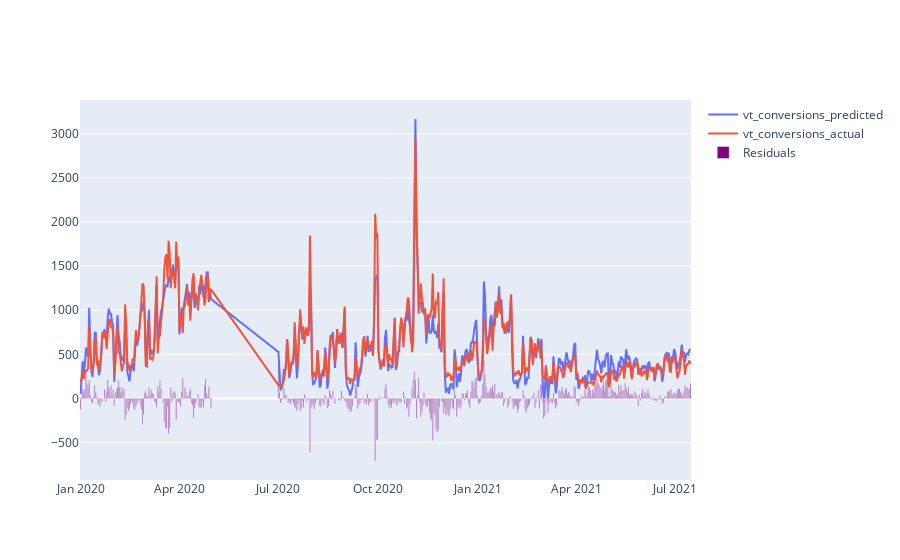

Notebook code cell kept with this figure:
### Code cell
ols_model, ols_results = get_predictions(X_train, X_test, y_train, y_test, vis=True)

### Figure 1 — Plotly figure (JSON) as saved in the notebook; plotly's stock layout.template omitted (floating-point values rounded to 4 significant figures; data arrays with more than 128 entries replaced by an {"elided": "..."} marker saying what was removed)
{"data": [{"mode": "lines", "name": "vt_conversions_predicted", "type": "scatter", "x": {"elided": "501 str values"}, "y": {"elided": "501 float values"}}, {"mode": "lines", "name": "vt_conversions_actual", "type": "scatter", "x": {"elided": "501 str values"}, "y": {"elided": "501 int values"}}, {"marker": {"color": "purple"}, "name": "Residuals", "type": "bar", "x": {"elided": "501 str values"}, "y": {"elided": "501 float values"}}], "layout": {"autosize": true, "xaxis": {"autorange": true, "range": ["2019-12-31 12:00", "2021-07-15 12:00"], "type": "date"}, "yaxis": {"autorange": true, "range": [-923.9, 3383.0], "type": "linear"}}}
